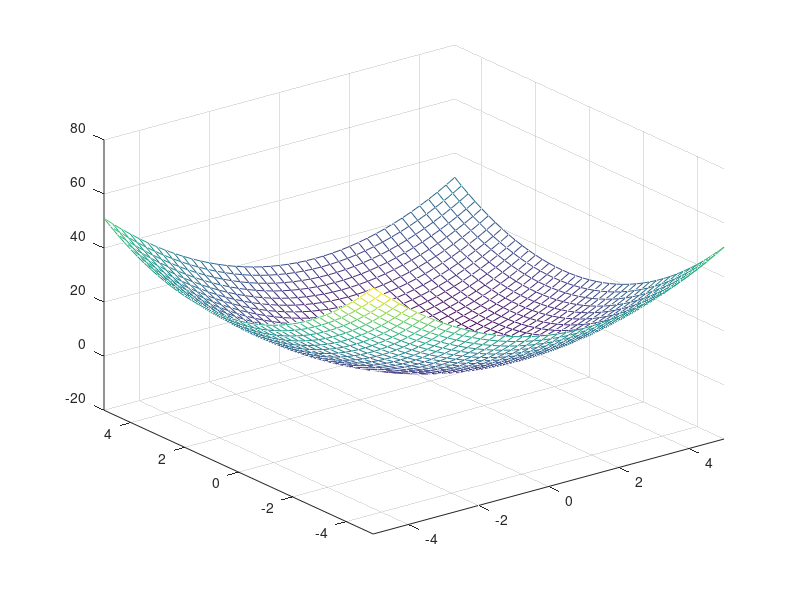
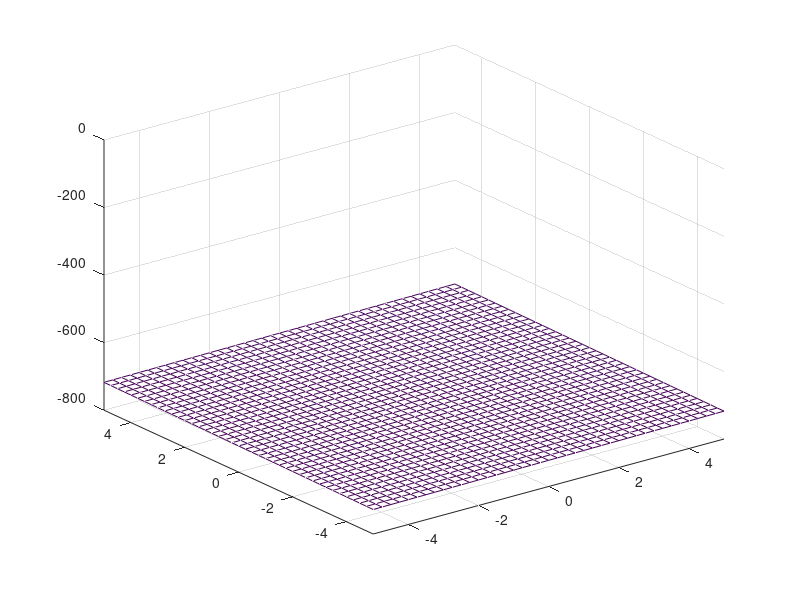
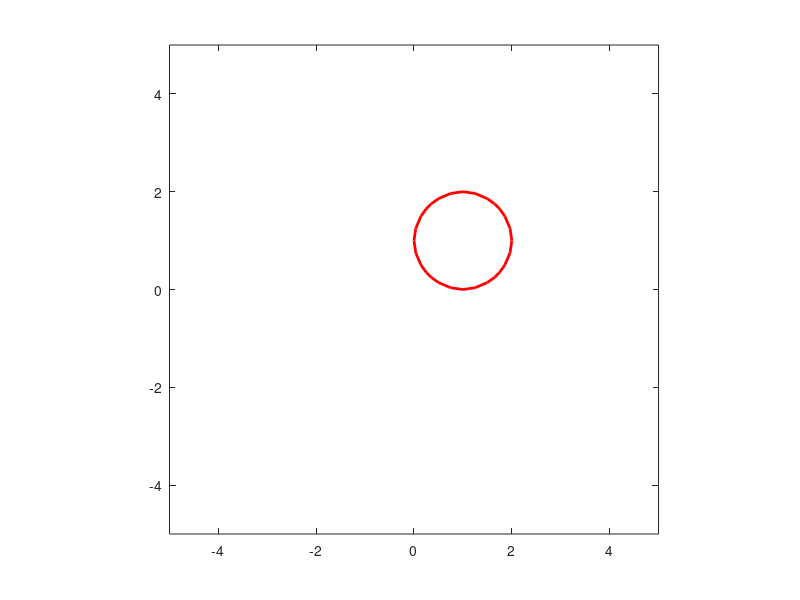

These charts were generated, in order, by the following MATLAB code: (Note: this script raises an error after producing the figures.)
clc
close all
clear all


scegli_sistema=input('1. sistema 1 \n 2. sistema 2 \n  3. sistema 3  \n 4. sistema 4 \n 5. sistema 5 \n')
if scegli_sistema==1
    f=@(x,y)[2*x(1)-cos(x(2)); sin(x(1))+2*x(2)];   
    jac=@(x)[2  sin(x(2));
             cos(x(1)) 2];
    xm=[-4:0.5:4];
    ym=[-4:0.5:4];
    [X,Y]=meshgrid(xm,ym);
    Z=2*X-cos(Y);
    Z1=sin(X)+2*Y;

    

 elseif scegli_sistema==2
    f=@(x)[x(1)+x(2)-3; x(1).^2+x(2).^2-9];   
    jac=@(x)[1  1;
            2*x(1) 2*x(2)];

    xm=[-4:0.5:4];
    ym=[-4:0.5:4];
    [X,Y]=meshgrid(xm,ym);
    Z=X+Y-3;
    Z1=X.^2+Y.^2-9;
    
    
 

elseif scegli_sistema==3
    f=@(x)[x(1).^2+x(2).^2-2; exp(x(1)-1)+x(2).^3-2];   
    jac=@(x)[2*x(1)  2*x(2);
             exp(x(1)-1) 3*x(2)^2];
    
    xm=[-2:0.25:2];
    ym=[-2:0.25:2];
    [X,Y]=meshgrid(xm,ym);
    Z=X.^2+Y.^2-2;
    Z1=exp(X-1)+Y.^3-2;

 elseif scegli_sistema==4
     f=@(x) [4*x(1).^2+x(2).^2-4; 
            x(1)+x(2)-sin(x(1)-x(2))];
     jac=@(x) [8*x(1) 2*x(2);
            1-cos(x(1)-x(2)) 1+cos(x(1)-x(2))];
        %Iterato iniziale ok [-1;1]
     
    xm=[-2:0.25:2];
    ym=[-2:0.25:2];
    [X,Y]=meshgrid(xm,ym);
    Z=4*X.^2+Y.^2-4;
    Z1=X+Y-sin(X-Y);

    elseif scegli_sistema==5
     f=@(x) [x(1)^2+x(2)^2-2*x(1)-2*x(2)+1; 
            x(1)+x(2)-2*x(1)*x(2)];
     jac=@(x) [2*x(1)-2  2*x(2)-2;
            1-2*x(2) 1-2*x(1)];
        %Iterato iniziale ok [-1;1]
     
    xm=[-5:0.25:5];
    ym=[-5:0.25:5];
    [X,Y]=meshgrid(xm,ym);
    Z=X.^2+Y.^2-2*X-2*Y+1;
    Z1=X+Y-2*X*Y;

 
end

figure
mesh(X,Y,Z);
hold on
contour(X,Y,Z,[0 0],'r-','linewidth',2);
figure
mesh(X,Y,Z1);
hold on
contour(X,Y,Z1,[0 0],'k-','linewidth',2);
    
figure
contour(X,Y,Z,[0 0],'r-','linewidth',2);
hold on
contour(X,Y,Z1,[0 0],'g-','linewidth',2);
axis('equal')

x0=[1; 1];
nmax=500;
[xN,XmN,contN]= my_newtonSys(f,jac,x0,1e-10,1e-10,nmax);
[xC,XmC,contC]= corde(f,jac,x0,10^-10,1e-10,nmax);
[xS,XmS,contS]= my_ShamanskiiSys(f,jac,x0,10^-10,1e-10,nmax);

hold on
plot3(xN(1),xN(2),f([xN(1),xN(2)]),'ro')


fprintf('Metodo di Newton ---> Iterato iniziale [%10.5e; %10.5e] --->Iterazioni %5i --> Zero [%10.5e; %10.5e] \n',x0,contN,xN)
fprintf('Metodo delle corde ---> Iterato iniziale [%10.5e; %10.5e] --->Iterazioni %5i --> Zero [%10.5e; %10.5e] \n',x0,contC,xC)
fprintf('Metodo di Shamanskii ---> Iterato iniziale [%10.5e; %10.5e] --->Iterazioni %5i --> Zero [%10.5e; %10.5e] \n',x0,contS,xS)


figure
semilogy(1:contN,XmN,'ro-',1:contC,XmC,'go-',1:contS,XmS,'bo-')
legend('Newton','Corde','Shamanskii')